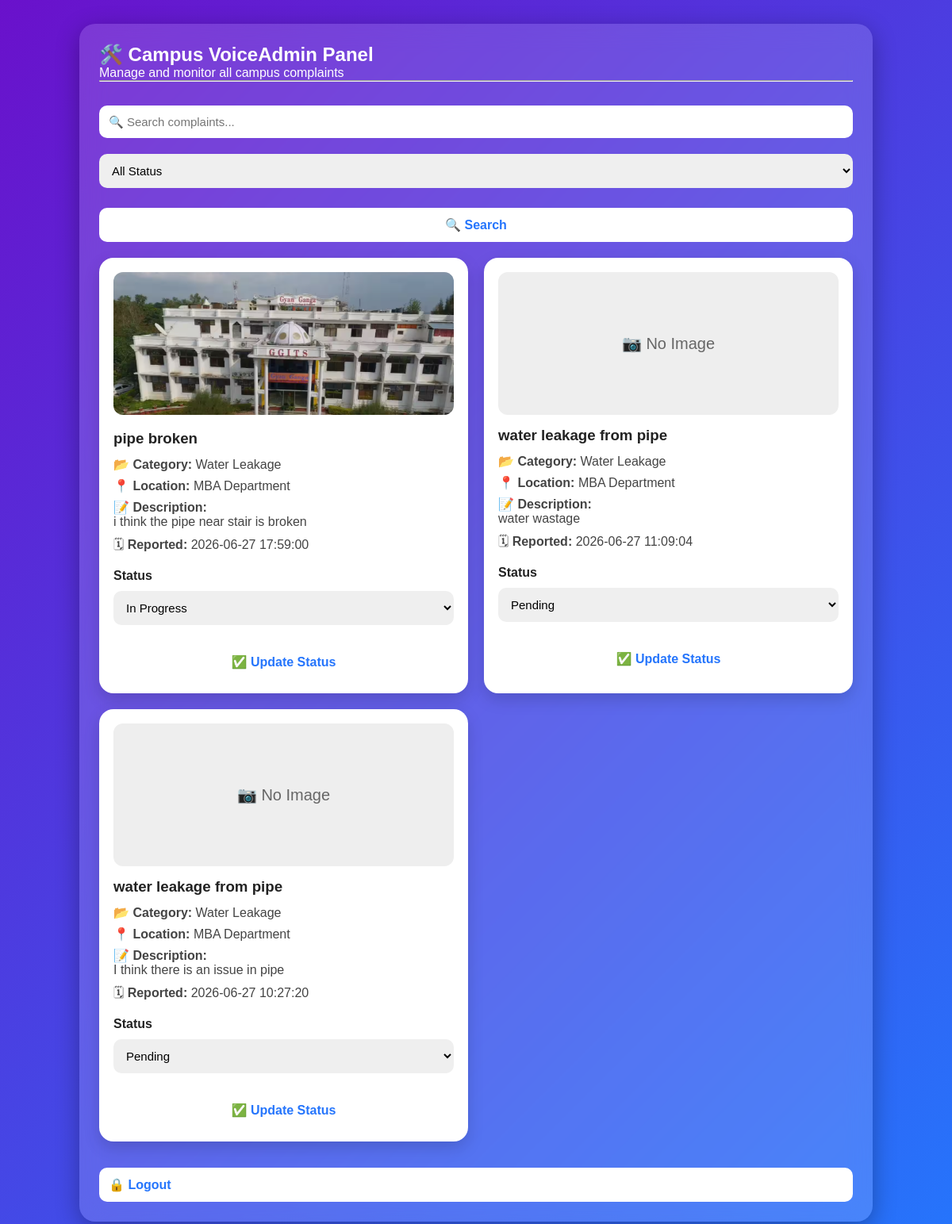
The page /admin (signed in) on the database its author committed.
### tables this page shows
CREATE TABLE complaints(
    id INTEGER PRIMARY KEY AUTOINCREMENT,
    title TEXT NOT NULL,
    description TEXT NOT NULL,
    category TEXT NOT NULL,
    location TEXT NOT NULL,
    image TEXT,
    status TEXT DEFAULT 'Pending',
    support_count INTEGER DEFAULT 0,
    created_at TIMESTAMP DEFAULT CURRENT_TIMESTAMP
, user_email TEXT);

### app.py (the view)
@app.route('/admin')
def admin():
    if 'username' not in session:
        return redirect('/login')
    if session.get('is_admin') != 1:
        return "❌ Access Denied!"
    search = request.args.get('search', '')
    status = request.args.get('status', 'All')
    conn = sqlite3.connect("database.db")
    cursor = conn.cursor()
    query = """
        SELECT id, title, category, location, description, status, created_at, image
        FROM complaints
        WHERE (
            title LIKE ?
            OR category LIKE ?
            OR location LIKE ?
            OR description LIKE ?
        )
    """
    params = [
        f"%{search}%",
        f"%{search}%",
        f"%{search}%",
        f"%{search}%"
    ]
    if status != "All":
        query += " AND status=?"
        params.append(status)
    query += " ORDER BY created_at DESC"
    cursor.execute(query, params)
    complaints = cursor.fetchall()
    conn.close()
    return render_template(
        "admin.html",
        complaints=complaints,
        search=search,
        status=status
    )

### templates/admin.html (shortened to what this page needs)
<!DOCTYPE html>
<html>
<head>
    <link rel="stylesheet" href="{{ url_for('static', filename='style.css') }}">
</head>
<body>
<div class="dashboard-card">
    <h2>🛠️ Campus VoiceAdmin Panel</h2>
<p>Manage and monitor all campus complaints</p>
<hr>
<form action="/admin" method="GET" style="margin:20px 0;">
    <input
        type="text"
        name="search"
        placeholder="🔍 Search complaints..."
        value="{{ search }}">
    <select name="status">
        <option value="All"
        {% if status=="All" %}selected{% endif %}>
            All Status
        </option>
    </select>
    <button type="submit">
        🔍 Search
    </button>
</form>
    {% if complaints %}
    <div class="admin-grid">
        {% for complaint in complaints %}
        <div class="admin-card">
            {% if complaint[7] %}
                <img
                    src="{{ url_for('static', filename='uploads/' + complaint[7]) }}"
                    class="complaint-image">
            {% else %}
                <div class="no-image">
                    📷 No Image
                </div>
            {% endif %}
            <h3>{{ complaint[1] }}</h3>
            <p>📂 <strong>Category:</strong> {{ complaint[2] }}</p>
            <p>📍 <strong>Location:</strong> {{ complaint[3] }}</p>
            <p>
                📝 <strong>Description:</strong><br>
                {{ complaint[4] }}
            </p>
            <p>
                🗓 <strong>Reported:</strong> {{ complaint[6] }}
            </p>
            <form action="/update_status/{{ complaint[0] }}" method="POST">
                <label><strong>Status</strong></label>
                <select name="status">
                    <option value="Pending"
                    {% if complaint[5] == "Pending" %}selected{% endif %}>
                        Pending
                    </option>
                    <option value="In Progress"
                    {% if complaint[5] == "In Progress" %}selected{% endif %}>
                        In Progress
                    </option>
                </select>
                <button type="submit">
                    ✅ Update Status
                </button>
            </form>
        </div>
        {% endfor %}
    </div>
    {% else %}
    <p>No complaints found.</p>
    {% endif %}
    <br>
    <a class="button" href="/logout">
        🔒 Logout
    </a>
</div>
</body>
</html>

### static/style.css (style rules this page uses)
* { margin:0; padding:0; box-sizing:border-box; font-family:Arial, Helvetica, sans-serif; }
body { min-height:100vh; display:flex; justify-content:center; align-items:flex-start; padding:30px 0; background:linear-gradient(135deg,#6a11cb,#2575fc); }
input { width:100%; padding:12px; margin:10px 0; border:none; border-radius:10px; outline:none; font-size:15px; }
select, textarea { width:100%; padding:12px; margin:10px 0; border:none; border-radius:10px; outline:none; font-size:15px; }
button { width:100%; padding:12px; margin-top:15px; border:none; border-radius:10px; background:#ffffff; color:#2575fc; font-size:16px; font-weight:bold; cursor:pointer; transition:.3s; }
a { color:white; text-decoration:none; display:block; margin-top:20px; }
.button { display:block; width:100%; padding:12px; margin-top:15px; background:white; color:#2575fc; text-decoration:none; border-radius:10px; font-weight:bold; transition:.3s; }
.dashboard-card { width:1000px; max-width:95%; background:rgba(255,255,255,0.15); backdrop-filter:blur(15px); border-radius:20px; padding:25px; box-shadow:0 8px 30px rgba(0,0,0,.3); color:white; }
.admin-grid { display:grid; grid-template-columns:repeat(auto-fit,minmax(320px,1fr)); gap:20px; margin-top:20px; }
.admin-card { background:white; color:#222; border-radius:18px; padding:18px; box-shadow:0 8px 20px rgba(0,0,0,.15); transition:.3s; }
.complaint-image { width:100%; height:180px; object-fit:cover; border-radius:12px; margin-bottom:15px; }
.no-image { width:100%; height:180px; background:#eee; border-radius:12px; display:flex; justify-content:center; align-items:center; font-size:20px; color:#666; margin-bottom:15px; }
.admin-card h3 { color:#222; margin-bottom:12px; }
.admin-card p { color:#444; margin:8px 0; }
.admin-card form { margin-top:15px; }
.admin-card select { margin:10px 0; }
.admin-card button { width:100%; }

### rows shown on the page
complaints: image (picture), title "pipe broken", category "Water Leakage", location "MBA Department", description "i think the pipe near stair is broken", created_at "2026-06-27 17:59:00", status "In Progress"
complaints: image "📷 No Image", title "water leakage from pipe", category "Water Leakage", location "MBA Department", description "water wastage", created_at "2026-06-27 11:09:04", status "Pending"
complaints: image "📷 No Image", title "water leakage from pipe", category "Water Leakage", location "MBA Department", description "I think there is an issue in pipe", created_at "2026-06-27 10:27:20", status "Pending"
